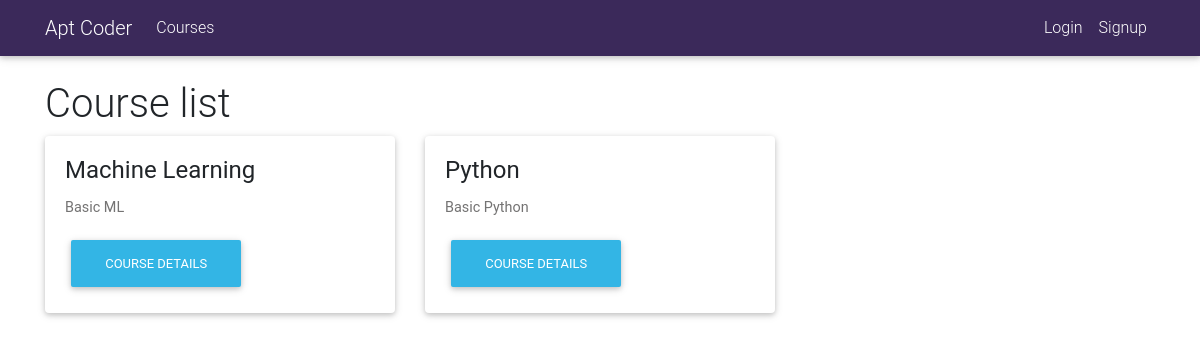
/courses/list/, run on an earlier commit of the app's database.
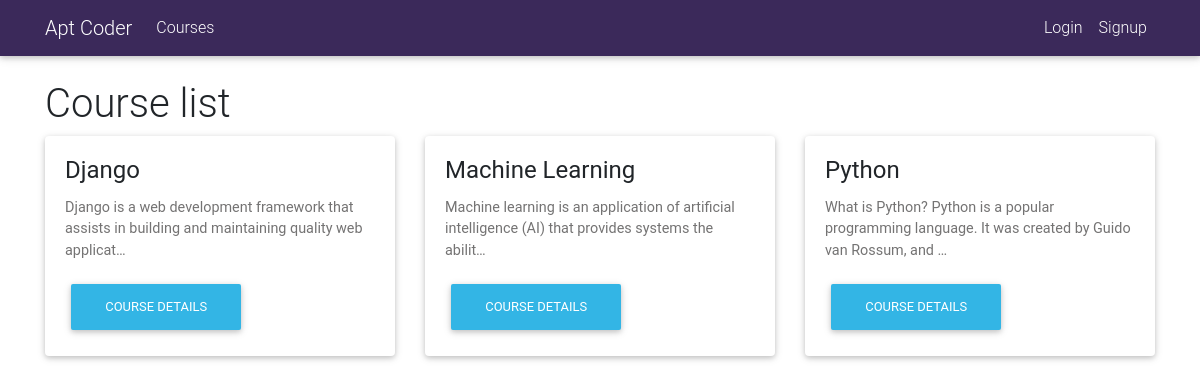
And on a later commit of the database.
### core/models.py (models this page shows, shortened)
class Courses(models.Model):
    owner = models.ForeignKey(User,
                              related_name='courses_created',
                              on_delete=models.CASCADE)
    course_name = models.CharField(max_length=250)
    description = models.TextField()
    date = models.DateField(auto_now_add=True)
    instructer = models.CharField(max_length=150, blank=True, null=True)
    students = models.ManyToManyField(User, related_name='courses_joined',
                                      blank=True)
    slug = AutoSlugField(('slug'), max_length=50,
                         unique=True, populate_from=('course_name',))
    class Meta:
        ordering = ['-date']

### core/views.py (the view)
# urls.py: path('courses/list/', CourseListView.as_view(), name='courses'),
class CourseListView(ListView):
    model = Courses
    template_name = 'core/courses.html'

### core/templates/core/courses.html (shortened to what this page needs)
{% extends 'base.html' %}
{% block content %}
<div class="container mt-4">
    <h1>Course list</h1>
    {% if object_list %}
    <div class="row">
    {% for courses in object_list %}
        <div class="col-lg-4">
            <div class="card wow fadeIn" data-wow-delay="0.2s">
                <div class="card-body">
                    <h4 class="card-title">{{ courses.course_name}}</h4>
                    <p class="card-text">{{ courses.description|truncatechars:100 }}</p>
                    <a href="{% url 'core:course_detail' courses.slug %}" class="btn btn-info">Course Details</a>
                </div>
            </div>
        </div>
    {% endfor%}
    </div>
    {% else %}
    <h3>No Course</h3>
    {% endif %}
</div>
{% endblock content %}

What changed in the data, as far as the page shows it:
added Courses: course_name "Django", description "Django is a web development framework that assists in building and maintaining quality web applicat…"
changed Courses "Machine Learning": description "Basic ML" → "Machine learning is an application of artificial intelligence (AI) that provides systems the abilit…"
changed Courses "Python": description "Basic Python" → "What is Python? Python is a popular programming language. It was created by Guido van Rossum, and …"
